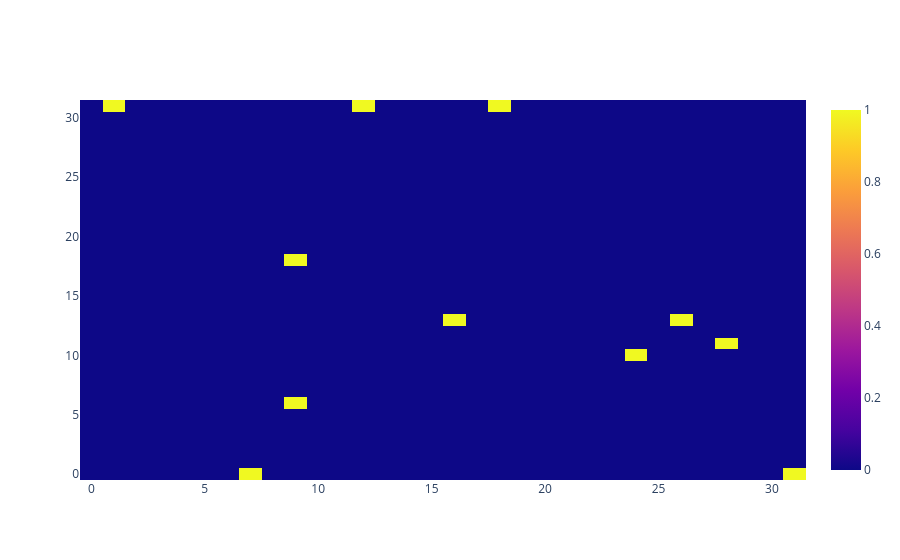

Notebook source saved alongside this figure:
### Code cell
heatmap = go.Heatmap(z=(prefix_matching.mean(dim=0)>0.5).int().cpu().numpy())
fig = go.Figure(data=heatmap)
fig.show()
pio.write_html(fig, os.path.join(f"./outputs/induction_heads/prefix_matching.html"))

### Figure 1 — Plotly figure (JSON) as saved in the notebook; plotly's stock layout.template omitted (floating-point values rounded to 4 significant figures; data arrays with more than 128 entries replaced by an {"elided": "..."} marker saying what was removed)
{"data": [{"type": "heatmap", "z": {"elided": "32x32 int values"}}], "layout": {}}
